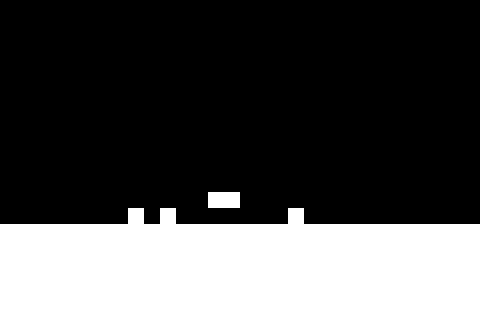

Rendered tile map (Tiled .tmx) drawn with the repository's tilesets; below, a short description and the map source with its tile grids summarised:
An orthogonal 30x20 tile map with 16x16 px tiles, 2 tile layers (Floor, Danger).

<map version="1.0" orientation="orthogonal" renderorder="right-down" width="30" height="20" tilewidth="16" tileheight="16">
 <tileset firstgid="1" name="FloorTiles" tilewidth="16" tileheight="16">
  <image source="../../images/tiles/FloorTiles.png" width="32" height="16" />
 </tileset>
 <layer name="Floor" width="30" height="20">
  <properties>
   <property name="tileset" value="FloorTiles" />
  </properties>
  <data>[600 cells, 180 non-empty, 1 distinct tile ids]</data>
 </layer>
 <layer name="Danger" width="30" height="20">
  <properties>
   <property name="tileset" value="FloorTiles" />
  </properties>
  <data>[600 cells, 5 non-empty, 1 distinct tile ids]</data>
 </layer>
</map>
